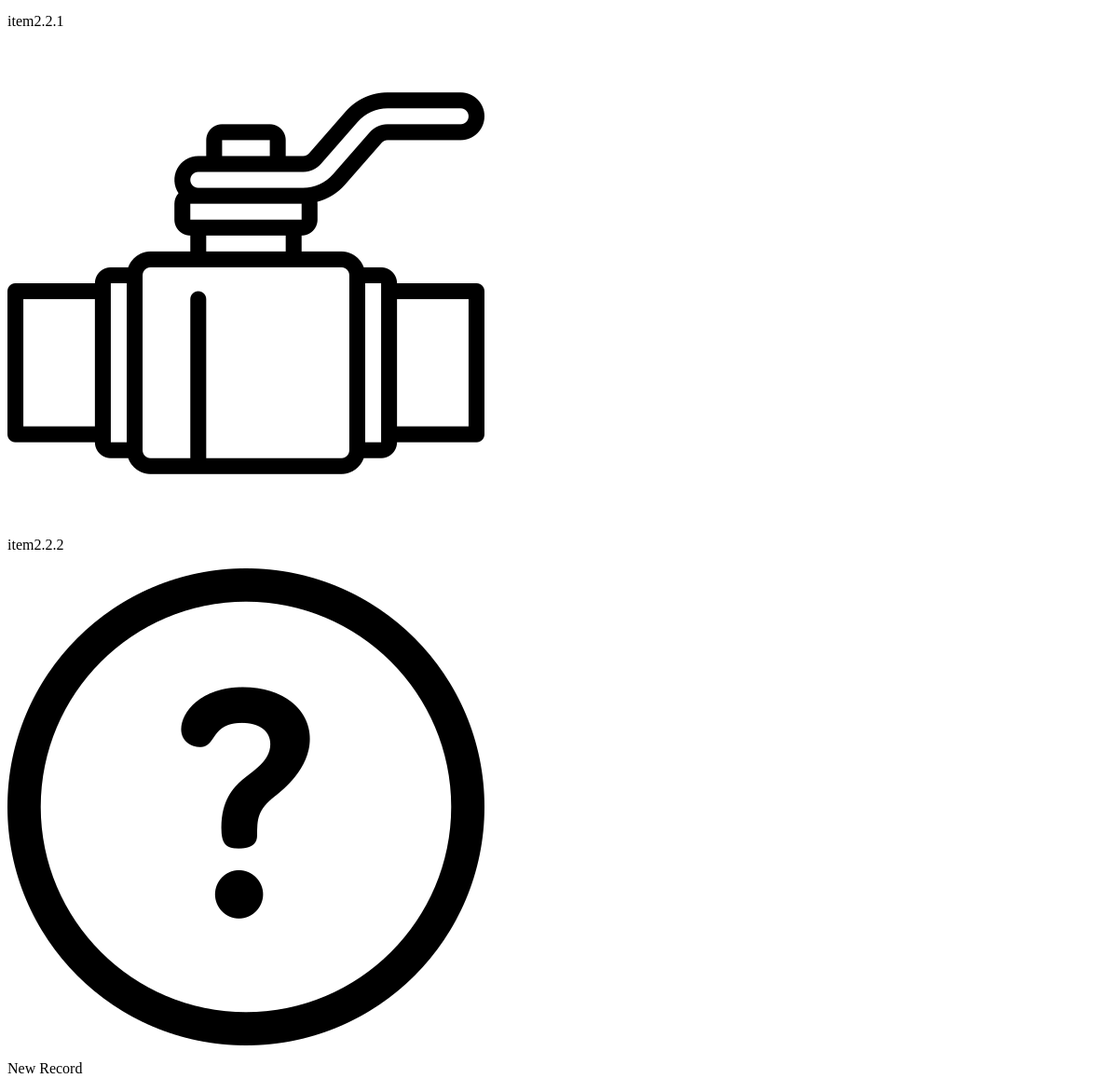
The app's page /tb_item (lower part), older data.
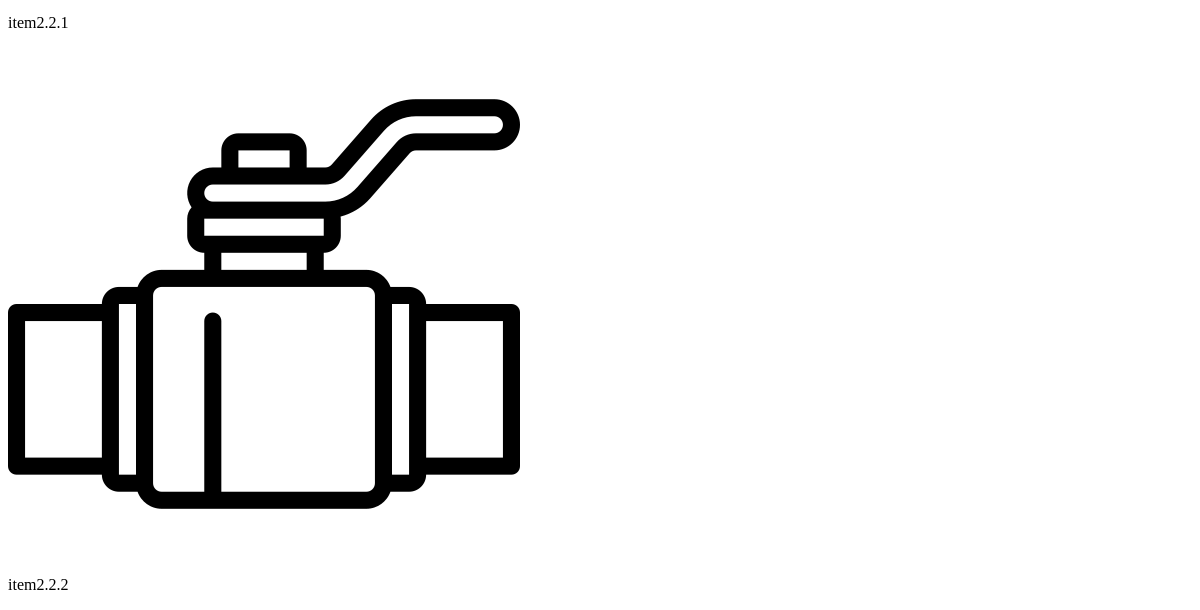
The same page, newer data.
### tables this page shows
CREATE TABLE tb_item (
    id INTEGER PRIMARY KEY AUTOINCREMENT,
    name TEXT NOT NULL,
    image_url TEXT
);

### app.py (the view)
@app.route('/tb_item')
def get_items():
    conn = get_db_connection()
    records = conn.execute('SELECT * FROM tb_item').fetchall()
    conn.close()
    return render_template('items.html', items=records)

### app.py (called while the page is built)
def get_db_connection():
    conn = sqlite3.connect('database.db')
    conn.row_factory = sqlite3.Row
    return conn

### templates/items.html
<div class="item-list">
    {% for record in items %}
    <div class="item-box"
         data-id="{{ record.id }}"
         data-name="{{ record.name }}"
         data-image="{{ record.image_url }}">
        <img src="{{ record.image_url }}" alt="{{ record.name }}">
        <p>{{ record.name }}</p>
    </div>
    {% endfor %}
</div>

Row changes from the older to the newer data that the page shows:
removed tb_item: image_url (picture), name "New Record"
